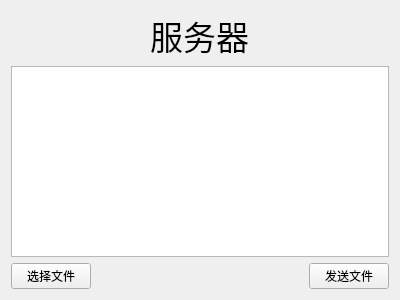
<?xml version="1.0" encoding="UTF-8"?>
<ui version="4.0">
 <class>Server</class>
 <widget class="QWidget" name="Server">
  <property name="geometry">
   <rect>
    <x>0</x>
    <y>0</y>
    <width>400</width>
    <height>300</height>
   </rect>
  </property>
  <property name="windowTitle">
   <string>Server</string>
  </property>
  <layout class="QGridLayout" name="gridLayout">
   <item row="0" column="0" colspan="2">
    <spacer name="horizontalSpacer_2">
     <property name="orientation">
      <enum>Qt::Horizontal</enum>
     </property>
     <property name="sizeHint" stdset="0">
      <size>
       <width>137</width>
       <height>20</height>
      </size>
     </property>
    </spacer>
   </item>
   <item row="0" column="2">
    <widget class="QLabel" name="label">
     <property name="font">
      <font>
       <pointsize>25</pointsize>
      </font>
     </property>
     <property name="text">
      <string>服务器</string>
     </property>
    </widget>
   </item>
   <item row="0" column="3" colspan="2">
    <spacer name="horizontalSpacer_3">
     <property name="orientation">
      <enum>Qt::Horizontal</enum>
     </property>
     <property name="sizeHint" stdset="0">
      <size>
       <width>128</width>
       <height>20</height>
      </size>
     </property>
    </spacer>
   </item>
   <item row="1" column="0" colspan="5">
    <widget class="QTextEdit" name="textEdit"/>
   </item>
   <item row="2" column="0">
    <widget class="QPushButton" name="pushButtonChouse">
     <property name="text">
      <string>选择文件</string>
     </property>
    </widget>
   </item>
   <item row="2" column="1" colspan="3">
    <spacer name="horizontalSpacer">
     <property name="orientation">
      <enum>Qt::Horizontal</enum>
     </property>
     <property name="sizeHint" stdset="0">
      <size>
       <width>217</width>
       <height>20</height>
      </size>
     </property>
    </spacer>
   </item>
   <item row="2" column="4">
    <widget class="QPushButton" name="pushButtonLoad">
     <property name="text">
      <string>发送文件</string>
     </property>
    </widget>
   </item>
  </layout>
 </widget>
 <layoutdefault spacing="6" margin="11"/>
 <resources/>
 <connections/>
</ui>
